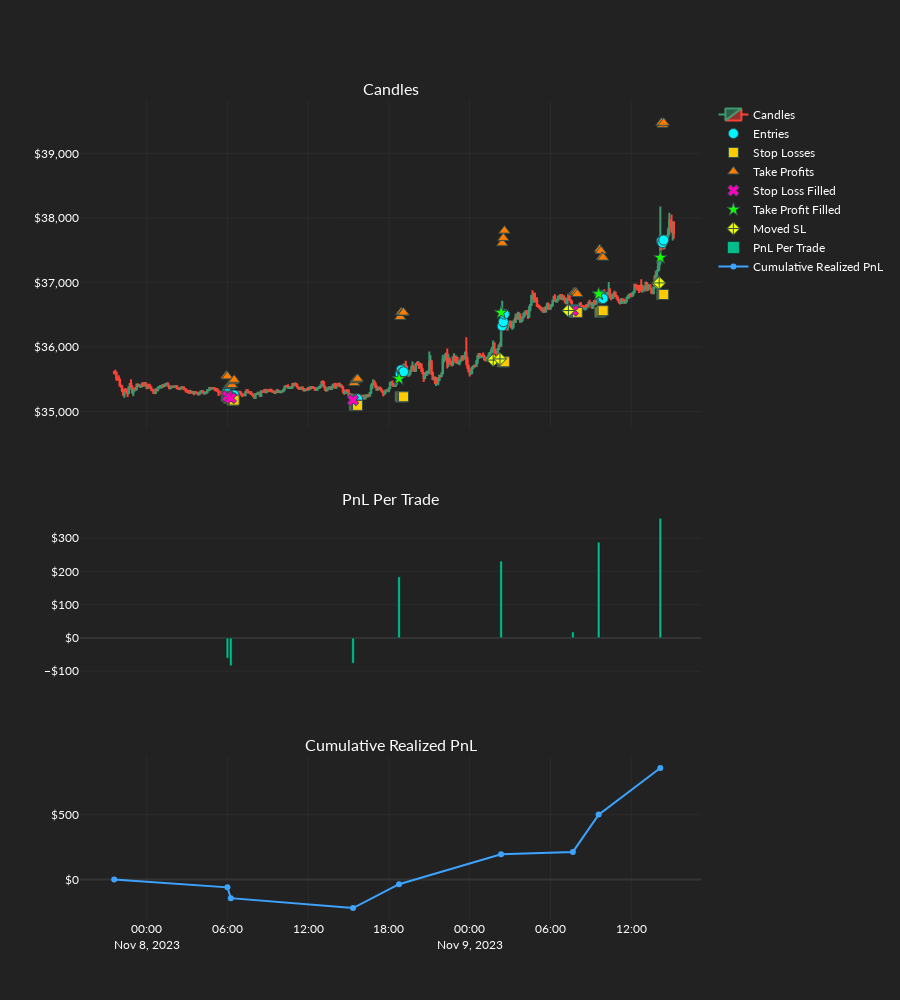

Write notebook code for a chart like this one.
### Code cell
order_records_df = or_backtest(
    backtest_settings=backtest_settings,
    candles=candles,
    dos_arrays=dos_arrays,
    exchange_settings=mufex_main.exchange_settings,
    static_os=static_os,
    strategy=strategy,
    dos_index=2,
    ind_set_index=0,
    plot_results=True,
)

### Figure 1 — Plotly figure (JSON) as saved in the notebook; plotly's stock layout.template omitted (floating-point values rounded to 4 significant figures; data arrays with more than 128 entries replaced by an {"elided": "..."} marker saying what was removed)
{"data": [{"close": {"elided": "500 float values"}, "high": {"elided": "500 float values"}, "low": {"elided": "500 float values"}, "name": "Candles", "open": {"elided": "500 float values"}, "type": "candlestick", "x": {"elided": "500 str values"}, "xaxis": "x", "yaxis": "y"}, {"marker": {"color": "#00F6FF", "line": {"color": "DarkSlateGrey", "width": 1}, "size": 10, "symbol": "circle"}, "mode": "markers", "name": "Entries", "type": "scatter", "x": ["2023-11-08T05:55:00", "2023-11-08T06:00:00", "2023-11-08T06:05:00", "2023-11-08T06:10:00", "2023-11-08T06:15:00", "2023-11-08T06:20:00", "2023-11-08T06:25:00", "2023-11-08T06:30:00", "2023-11-08T15:25:00", "2023-11-08T15:30:00", "2023-11-08T15:35:00", "2023-11-08T15:40:00", "2023-11-08T18:50:00", "2023-11-08T18:55:00", "2023-11-08T19:00:00", "2023-11-08T19:05:00", "2023-11-09T02:25:00", "2023-11-09T02:30:00", "2023-11-09T02:35:00", "2023-11-09T07:45:00", "2023-11-09T07:50:00", "2023-11-09T07:55:00", "2023-11-09T08:00:00", "2023-11-09T09:40:00", "2023-11-09T09:45:00", "2023-11-09T09:50:00", "2023-11-09T09:55:00", "2023-11-09T14:15:00", "2023-11-09T14:20:00", "2023-11-09T14:25:00"], "xaxis": "x", "y": [35285, 35280.0, 35210.0, 35230.0, 35220.0, 35200.0, 35250.0, 35255, 35150.0, 35190.0, 35190.0, 35200.0, 35580.0, 35640.0, 35610.0, 35610.0, 36320.0, 36390.0, 36510.0, 36580.0, 36580.0, 36580.0, 36550.0, 36800.0, 36800.0, 36740.0, 36750.0, 37640.0, 37620.0, 37660.0], "yaxis": "y"}, {"marker": {"color": "#FFCA00", "line": {"color": "DarkSlateGrey", "width": 1}, "size": 10, "symbol": "square"}, "mode": "markers", "name": "Stop Losses", "type": "scatter", "x": ["2023-11-08T05:55:00", "2023-11-08T06:00:00", "2023-11-08T06:05:00", "2023-11-08T06:10:00", "2023-11-08T06:15:00", "2023-11-08T06:20:00", "2023-11-08T06:25:00", "2023-11-08T06:30:00", "2023-11-08T15:25:00", "2023-11-08T15:30:00", "2023-11-08T15:35:00", "2023-11-08T15:40:00", "2023-11-08T18:50:00", "2023-11-08T18:55:00", "2023-11-08T19:00:00", "2023-11-08T19:05:00", "2023-11-09T02:25:00", "2023-11-09T02:30:00", "2023-11-09T02:35:00", "2023-11-09T07:45:00", "2023-11-09T07:50:00", "2023-11-09T07:55:00", "2023-11-09T08:00:00", "2023-11-09T09:40:00", "2023-11-09T09:45:00", "2023-11-09T09:50:00", "2023-11-09T09:55:00", "2023-11-09T14:15:00", "2023-11-09T14:20:00", "2023-11-09T14:25:00"], "xaxis": "x", "y": [35230.0, 35230.0, 35210.0, 35210.0, 35210.0, 35180.0, 35180.0, 35180.0, 35090.0, 35090.0, 35090.0, 35090.0, 35230.0, 35230.0, 35230.0, 35230.0, 35770.0, 35770.0, 35770.0, 36535, 36535, 36535, 36535, 36540.0, 36550.0, 36561, 36561, 36810.0, 36810.0, 36810.0], "yaxis": "y"}, {"marker": {"color": "#FF7B00", "line": {"color": "DarkSlateGrey", "width": 1}, "size": 10, "symbol": "triangle-up"}, "mode": "markers", "name": "Take Profits", "type": "scatter", "x": ["2023-11-08T05:55:00", "2023-11-08T06:00:00", "2023-11-08T06:05:00", "2023-11-08T06:10:00", "2023-11-08T06:15:00", "2023-11-08T06:20:00", "2023-11-08T06:25:00", "2023-11-08T06:30:00", "2023-11-08T15:25:00", "2023-11-08T15:30:00", "2023-11-08T15:35:00", "2023-11-08T15:40:00", "2023-11-08T18:50:00", "2023-11-08T18:55:00", "2023-11-08T19:00:00", "2023-11-08T19:05:00", "2023-11-09T02:25:00", "2023-11-09T02:30:00", "2023-11-09T02:35:00", "2023-11-09T07:45:00", "2023-11-09T07:50:00", "2023-11-09T07:55:00", "2023-11-09T08:00:00", "2023-11-09T09:40:00", "2023-11-09T09:45:00", "2023-11-09T09:50:00", "2023-11-09T09:55:00", "2023-11-09T14:15:00", "2023-11-09T14:20:00", "2023-11-09T14:25:00"], "xaxis": "x", "y": [35550.0, 35540.0, 35400.0, 35410.0, 35410.0, 35410.0, 35470.0, 35490.0, 35440.0, 35484, 35494, 35510.0, 36460.0, 36540.0, 36530.0, 36530.0, 37610.0, 37690.0, 37800.0, 36850.0, 36850.0, 36840.0, 36820.0, 37510.0, 37490.0, 37400.0, 37380.0, 39480.0, 39440.0, 39470.0], "yaxis": "y"}, {"marker": {"color": "#FF00BB", "line": {"color": "DarkSlateGrey", "width": 1}, "size": 10, "symbol": "x"}, "mode": "markers", "name": "Stop Loss Filled", "type": "scatter", "x": ["2023-11-08T06:00:00", "2023-11-08T06:15:00", "2023-11-08T15:20:00", "2023-11-09T07:40:00"], "xaxis": "x", "y": [35230.0, 35210.0, 35180.0, 36560.0], "yaxis": "y"}, {"marker": {"color": "#14FF00", "line": {"color": "DarkSlateGrey", "width": 1}, "size": 10, "symbol": "star"}, "mode": "markers", "name": "Take Profit Filled", "type": "scatter", "x": ["2023-11-08T18:45:00", "2023-11-09T02:20:00", "2023-11-09T09:35:00", "2023-11-09T14:10:00"], "xaxis": "x", "y": [35510.0, 36530.0, 36820.0, 37380.0], "yaxis": "y"}, {"marker": {"color": "#F1FF00", "line": {"color": "DarkSlateGrey", "width": 1}, "size": 10, "symbol": "diamond-cross"}, "mode": "markers", "name": "Moved SL", "type": "scatter", "x": ["2023-11-09T01:45:00", "2023-11-09T02:15:00", "2023-11-09T07:20:00", "2023-11-09T14:00:00", "2023-11-09T14:05:00"], "xaxis": "x", "y": [35800.0, 35810.0, 36560.0, 36990.0, 36990.0], "yaxis": "y"}, {"name": "PnL Per Trade", "type": "bar", "x": ["2023-11-08T06:00:00", "2023-11-08T06:15:00", "2023-11-08T15:20:00", "2023-11-08T18:45:00", "2023-11-09T02:20:00", "2023-11-09T07:40:00", "2023-11-09T09:35:00", "2023-11-09T14:10:00"], "xaxis": "x2", "y": [-60.87, -83.63, -76.12, 183.8, 230.8, 18.2, 288.0, 359.8], "yaxis": "y2"}, {"line": {"color": "#3EA3FF"}, "name": "Cumulative Realized PnL", "type": "scatter", "x": ["2023-11-07T21:35:00", "2023-11-08T06:00:00", "2023-11-08T06:15:00", "2023-11-08T15:20:00", "2023-11-08T18:45:00", "2023-11-09T02:20:00", "2023-11-09T07:40:00", "2023-11-09T09:35:00", "2023-11-09T14:10:00"], "xaxis": "x3", "y": [0, -60.87, -144.5, -220.6, -36.79, 194.0, 212.2, 500.2, 860.0], "yaxis": "y3"}], "layout": {"annotations": [{"font": {"size": 16}, "showarrow": false, "text": "Candles", "x": 0.5, "xanchor": "center", "xref": "paper", "y": 1, "yanchor": "bottom", "yref": "paper"}, {"font": {"size": 16}, "showarrow": false, "text": "PnL Per Trade", "x": 0.5, "xanchor": "center", "xref": "paper", "y": 0.5, "yanchor": "bottom", "yref": "paper"}, {"font": {"size": 16}, "showarrow": false, "text": "Cumulative Realized PnL", "x": 0.5, "xanchor": "center", "xref": "paper", "y": 0.2, "yanchor": "bottom", "yref": "paper"}], "height": 1000, "xaxis": {"anchor": "y", "domain": [0, 1], "matches": "x3", "rangeslider": {"visible": false}, "showticklabels": false}, "xaxis2": {"anchor": "y2", "domain": [0, 1], "matches": "x3", "showticklabels": false}, "xaxis3": {"anchor": "y3", "domain": [0, 1]}, "yaxis": {"anchor": "x", "domain": [0.6, 1], "tickformat": "$,"}, "yaxis2": {"anchor": "x2", "domain": [0.3, 0.5], "tickformat": "$,"}, "yaxis3": {"anchor": "x3", "domain": [0, 0.2], "tickformat": "$,"}}}
